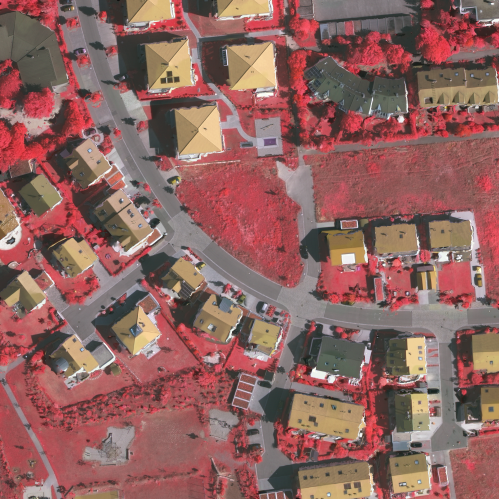
#> input picture Math/image.png, 998 x 998 px (shown at 1/2 size)
$ jupyter execute 'CNN kernel + Max Pooling.ipynb'
#> lines starting #> are read from the running program, lines starting #| are printed output that depends on the picture
[cell 1]
# import library
import matplotlib.pyplot as plt
import numpy as np
import cv2

[cell 2]
# load image
img = plt.imread('image.png')
#> img is the input picture: shape (998, 998, 4) float32; mean R, G, B, A 0.562, 0.392, 0.376, 1

[cell 3]
plt.imshow(img)

[cell 4]
# Crop image
crop_img = img[350:550, 150:350]
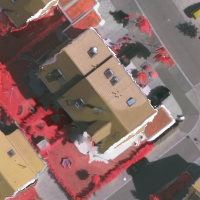
#> crop_img: shape (200, 200, 4) float32; mean R, G, B, A 0.53, 0.423, 0.402, 1

plt.imshow(crop_img)

[cell 5]
def convolve2d(image, kernel, stride=(1, 1), padding=0):
    # Convert the input image to a NumPy array
#> called with kernel = array of shape (3, 3), stride = (1, 1), padding = 0
    image_np = np.array(image)

    # Add padding to the input image
    image_padded = cv2.copyMakeBorder(image_np, padding, padding, padding, padding, cv2.BORDER_CONSTANT, value=0)

    # Perform convolution
    output = cv2.filter2D(image_padded, -1, kernel, delta=0, borderType=cv2.BORDER_CONSTANT)
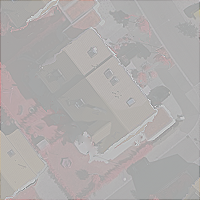
#> output: shape (200, 200, 4) float32; mean R, G, B, A 0.541, 0.432, 0.41, 1.02; transparent parts drawn white

    # Apply ReLU activation function
    output = np.maximum(output, 0)

    # Apply stride
    output = output[::stride[0], ::stride[1]]

    return output

def max_pooling(input_data, pool_size=(2, 2), stride=(2, 2)):
#> called with pool_size = (2, 2), stride = (2, 2)
    input_height, input_width, input_channels = input_data.shape
#> input_height = 200; input_width = 200; input_channels = 4
    pool_height, pool_width = pool_size
    stride_height, stride_width = stride

    output_height = (input_height - pool_height) // stride_height + 1
#> output_height = 100
    output_width = (input_width - pool_width) // stride_width + 1
#> output_width = 100

    pooled_output = np.zeros((output_height, output_width, input_channels))

    for h in range(output_height):
        for w in range(output_width):
            h_start = h * stride_height
            h_end = h_start + pool_height
            w_start = w * stride_width
            w_end = w_start + pool_width
            for c in range(input_channels):
                patch = input_data[h_start:h_end, w_start:w_end, c]
                pooled_output[h, w, c] = np.max(patch)
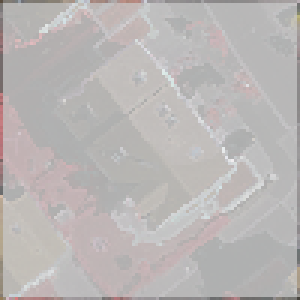
#> pooled_output: shape (100, 100, 4) float64 (shown 3 times larger); mean R, G, B, A 0.662, 0.539, 0.517, 1.04; transparent parts drawn white

    return pooled_output

[cell 6]
# Define kernel for sharpening
sharpening = np.array([[0, -1, 0],
                       [-1, 5, -1],
                       [0, -1, 0]])

[cell 7]
# Apply convolution and max pooling
output_conv = convolve2d(crop_img, sharpening)
output_pool = max_pooling(output_conv, pool_size=(2, 2), stride=(2, 2))
output_conv2 = convolve2d(output_pool, sharpening)
#> call 2 of convolve2d, with kernel = array of shape (3, 3), stride = (1, 1), padding = 0
#> in convolve2d (call 2), `output = cv2.filter2D(image_padded, -1, kernel, delta=0, borderType=cv..`:
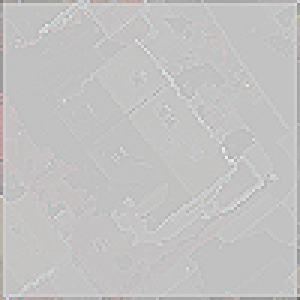
#> output: shape (100, 100, 4) float64 (shown 3 times larger); mean R, G, B, A 0.709, 0.577, 0.553, 1.12; transparent parts drawn white
#> in convolve2d (call 2), `output = np.maximum(output, 0)`:
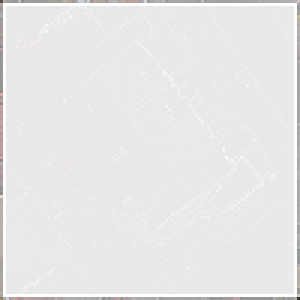
#> output: shape (100, 100, 4) float64 (shown 3 times larger); mean R, G, B, A 0.782, 0.648, 0.632, 1.12; transparent parts drawn white
output_pool2 = max_pooling(output_conv2, pool_size=(2, 2), stride=(2, 2))
#> call 2 of max_pooling, with pool_size = (2, 2), stride = (2, 2)
#> after the loop in max_pooling (call 2), `for h in range(output_height):`:
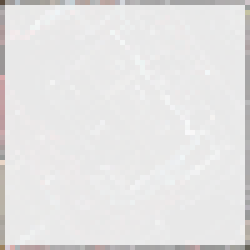
#> pooled_output: shape (50, 50, 4) float64 (shown 5 times larger); mean R, G, B, A 1.44, 1.23, 1.23, 1.32; transparent parts drawn white

result = [output_conv, output_pool, output_conv2, output_pool2]

# Plot the result with labels convolution or max pooling
fig, axs = plt.subplots(2, 2, figsize=(10, 10))
for i in range(4):
    axs[i//2, i%2].imshow(result[i])
    axs[i//2, i%2].set_title('Convolution' if i%2 == 0 else 'Max Pooling')
    axs[i//2, i%2].axis('off')
plt.show()
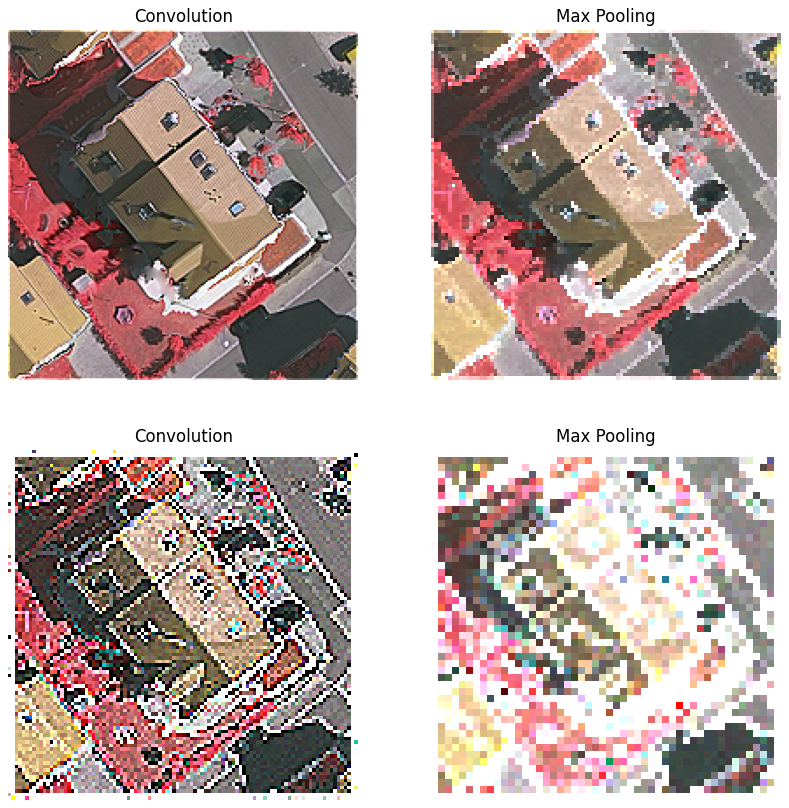
#> figure drawn by matplotlib, 4 panels
